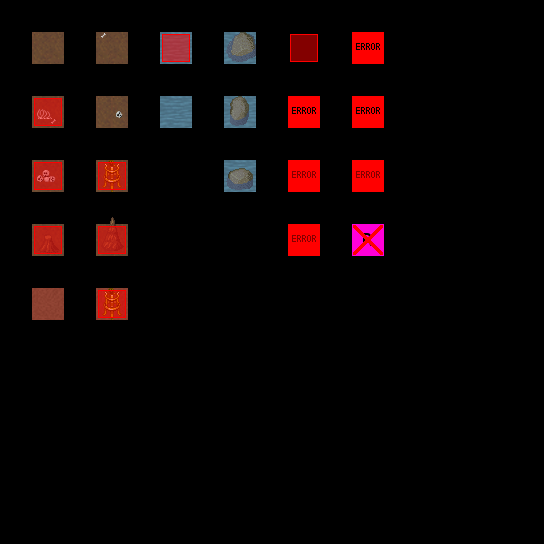

Below is a game level as drawn by its tile map, then a one-line description and the .tmx that defines it (tile-layer data replaced by summaries):
An orthogonal 17x17 tile map with 32x32 px tiles, 7 tile layers (regions, input_set, output_Ground, output_Over, ...), 5 tilesets.

<map version="1.10" tiledversion="1.11.0" orientation="orthogonal" renderorder="right-down" width="17" height="17" tilewidth="32" tileheight="32" infinite="0" nextlayerid="8" nextobjectid="1">
 <tileset firstgid="1" name="collision" tilewidth="32" tileheight="32" tilecount="2" columns="2">
  <image source="../../graphics/tiles/collision.png" width="64" height="32" />
 </tileset>
 <tileset firstgid="3" name="set" tilewidth="32" tileheight="32" tilecount="64" columns="8">
  <image source="../../graphics/tiles/set_cave.png" width="256" height="256" />
 </tileset>
 <tileset firstgid="67" name="set_rules" tilewidth="32" tileheight="32" tilecount="4" columns="2">
  <image source="../../graphics/tiles/set_rules.png" width="64" height="64" />
 </tileset>
 <tileset firstgid="71" name="cave" tilewidth="32" tileheight="32" tilecount="128" columns="16">
  <image source="../../graphics/tiles/cave.png" width="512" height="256" />
 </tileset>
 <tileset firstgid="199" name="cave_x2" tilewidth="32" tileheight="64" tilecount="16" columns="16">
  <image source="../../graphics/tiles/cave_x2.png" width="512" height="64" />
 </tileset>
 <layer id="1" name="regions" width="17" height="17">
  <data>[289 cells, 23 non-empty, 1 distinct tile ids]</data>
 </layer>
 <layer id="2" name="input_set" width="17" height="17">
  <data>[289 cells, 28 non-empty, 28 distinct tile ids]</data>
 </layer>
 <layer id="3" name="output_Ground" width="17" height="17">
  <data>[289 cells, 22 non-empty, 9 distinct tile ids]</data>
 </layer>
 <layer id="6" name="output_Over" width="17" height="17">
  <data>[289 cells, 0 non-empty, 0 distinct tile ids]</data>
 </layer>
 <layer id="4" name="output_Fringe" width="17" height="17">
  <data>[289 cells, 7 non-empty, 6 distinct tile ids]</data>
 </layer>
 <layer id="5" name="output_Collision" width="17" height="17">
  <data>[289 cells, 11 non-empty, 1 distinct tile ids]</data>
 </layer>
 <layer id="7" name="output_Error" width="17" height="17">
  <data>[289 cells, 0 non-empty, 0 distinct tile ids]</data>
 </layer>
</map>
